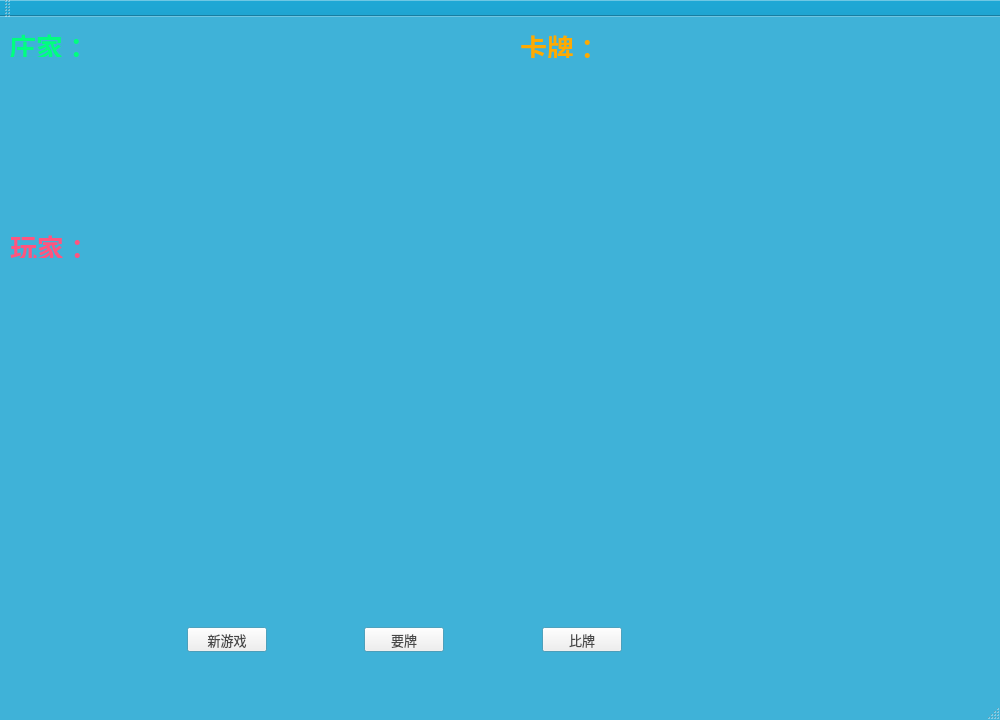
<?xml version="1.0" encoding="UTF-8"?>
<ui version="4.0">
 <class>MainWindow</class>
 <widget class="QMainWindow" name="MainWindow">
  <property name="geometry">
   <rect>
    <x>0</x>
    <y>0</y>
    <width>1000</width>
    <height>720</height>
   </rect>
  </property>
  <property name="minimumSize">
   <size>
    <width>400</width>
    <height>300</height>
   </size>
  </property>
  <property name="maximumSize">
   <size>
    <width>1280</width>
    <height>720</height>
   </size>
  </property>
  <property name="palette">
   <palette>
    <active>
     <colorrole role="ButtonText">
      <brush brushstyle="SolidPattern">
       <color alpha="196">
        <red>20</red>
        <green>20</green>
        <blue>20</blue>
       </color>
      </brush>
     </colorrole>
     <colorrole role="Base">
      <brush brushstyle="SolidPattern">
       <color alpha="255">
        <red>46</red>
        <green>47</green>
        <blue>48</blue>
       </color>
      </brush>
     </colorrole>
     <colorrole role="Window">
      <brush brushstyle="SolidPattern">
       <color alpha="128">
        <red>0</red>
        <green>153</green>
        <blue>204</blue>
       </color>
      </brush>
     </colorrole>
    </active>
    <inactive>
     <colorrole role="ButtonText">
      <brush brushstyle="SolidPattern">
       <color alpha="196">
        <red>20</red>
        <green>20</green>
        <blue>20</blue>
       </color>
      </brush>
     </colorrole>
     <colorrole role="Base">
      <brush brushstyle="SolidPattern">
       <color alpha="255">
        <red>46</red>
        <green>47</green>
        <blue>48</blue>
       </color>
      </brush>
     </colorrole>
     <colorrole role="Window">
      <brush brushstyle="SolidPattern">
       <color alpha="128">
        <red>0</red>
        <green>153</green>
        <blue>204</blue>
       </color>
      </brush>
     </colorrole>
    </inactive>
    <disabled>
     <colorrole role="ButtonText">
      <brush brushstyle="SolidPattern">
       <color alpha="96">
        <red>164</red>
        <green>166</green>
        <blue>168</blue>
       </color>
      </brush>
     </colorrole>
     <colorrole role="Base">
      <brush brushstyle="SolidPattern">
       <color alpha="128">
        <red>0</red>
        <green>153</green>
        <blue>204</blue>
       </color>
      </brush>
     </colorrole>
     <colorrole role="Window">
      <brush brushstyle="SolidPattern">
       <color alpha="128">
        <red>0</red>
        <green>153</green>
        <blue>204</blue>
       </color>
      </brush>
     </colorrole>
    </disabled>
   </palette>
  </property>
  <property name="font">
   <font>
    <family>Agency FB</family>
    <pointsize>12</pointsize>
   </font>
  </property>
  <property name="windowTitle">
   <string>21点</string>
  </property>
  <property name="windowOpacity">
   <double>1.000000000000000</double>
  </property>
  <property name="autoFillBackground">
   <bool>true</bool>
  </property>
  <property name="unifiedTitleAndToolBarOnMac">
   <bool>false</bool>
  </property>
  <widget class="QWidget" name="centralWidget">
   <widget class="QLabel" name="label">
    <property name="geometry">
     <rect>
      <x>9</x>
      <y>9</y>
      <width>91</width>
      <height>31</height>
     </rect>
    </property>
    <property name="text">
     <string>&lt;html&gt;&lt;head/&gt;&lt;body&gt;&lt;p&gt;&lt;span style=&quot; font-size:20pt; font-weight:600; color:#00ff7f;&quot;&gt;庄家：&lt;/span&gt;&lt;/p&gt;&lt;/body&gt;&lt;/html&gt;</string>
    </property>
   </widget>
   <widget class="QLabel" name="label_3">
    <property name="geometry">
     <rect>
      <x>520</x>
      <y>10</y>
      <width>71</width>
      <height>31</height>
     </rect>
    </property>
    <property name="text">
     <string>&lt;html&gt;&lt;head/&gt;&lt;body&gt;&lt;p&gt;&lt;span style=&quot; font-size:20pt; font-weight:600; color:#ffaa00;&quot;&gt;卡牌：&lt;/span&gt;&lt;/p&gt;&lt;/body&gt;&lt;/html&gt;</string>
    </property>
   </widget>
   <widget class="QLabel" name="label_2">
    <property name="geometry">
     <rect>
      <x>10</x>
      <y>210</y>
      <width>71</width>
      <height>31</height>
     </rect>
    </property>
    <property name="text">
     <string>&lt;html&gt;&lt;head/&gt;&lt;body&gt;&lt;p&gt;&lt;span style=&quot; font-size:20pt; font-weight:600; color:#ff557f;&quot;&gt;玩家：&lt;/span&gt;&lt;/p&gt;&lt;/body&gt;&lt;/html&gt;</string>
    </property>
   </widget>
   <widget class="QPushButton" name="newGameButton">
    <property name="geometry">
     <rect>
      <x>187</x>
      <y>610</y>
      <width>80</width>
      <height>25</height>
     </rect>
    </property>
    <property name="font">
     <font>
      <pointsize>10</pointsize>
     </font>
    </property>
    <property name="text">
     <string>新游戏</string>
    </property>
   </widget>
   <widget class="QPushButton" name="addCardButton">
    <property name="geometry">
     <rect>
      <x>364</x>
      <y>610</y>
      <width>80</width>
      <height>25</height>
     </rect>
    </property>
    <property name="font">
     <font>
      <pointsize>10</pointsize>
     </font>
    </property>
    <property name="text">
     <string>要牌</string>
    </property>
   </widget>
   <widget class="QPushButton" name="compareButton">
    <property name="geometry">
     <rect>
      <x>542</x>
      <y>610</y>
      <width>80</width>
      <height>25</height>
     </rect>
    </property>
    <property name="font">
     <font>
      <pointsize>10</pointsize>
     </font>
    </property>
    <property name="text">
     <string>比牌</string>
    </property>
   </widget>
   <widget class="QLabel" name="messageLabel">
    <property name="geometry">
     <rect>
      <x>20</x>
      <y>460</y>
      <width>511</width>
      <height>31</height>
     </rect>
    </property>
    <property name="palette">
     <palette>
      <active>
       <colorrole role="WindowText">
        <brush brushstyle="SolidPattern">
         <color alpha="255">
          <red>255</red>
          <green>209</green>
          <blue>43</blue>
         </color>
        </brush>
       </colorrole>
       <colorrole role="Base">
        <brush brushstyle="SolidPattern">
         <color alpha="255">
          <red>46</red>
          <green>47</green>
          <blue>48</blue>
         </color>
        </brush>
       </colorrole>
       <colorrole role="Window">
        <brush brushstyle="SolidPattern">
         <color alpha="128">
          <red>49</red>
          <green>235</green>
          <blue>244</blue>
         </color>
        </brush>
       </colorrole>
      </active>
      <inactive>
       <colorrole role="WindowText">
        <brush brushstyle="SolidPattern">
         <color alpha="255">
          <red>255</red>
          <green>209</green>
          <blue>43</blue>
         </color>
        </brush>
       </colorrole>
       <colorrole role="Base">
        <brush brushstyle="SolidPattern">
         <color alpha="255">
          <red>46</red>
          <green>47</green>
          <blue>48</blue>
         </color>
        </brush>
       </colorrole>
       <colorrole role="Window">
        <brush brushstyle="SolidPattern">
         <color alpha="128">
          <red>49</red>
          <green>235</green>
          <blue>244</blue>
         </color>
        </brush>
       </colorrole>
      </inactive>
      <disabled>
       <colorrole role="WindowText">
        <brush brushstyle="SolidPattern">
         <color alpha="96">
          <red>164</red>
          <green>166</green>
          <blue>168</blue>
         </color>
        </brush>
       </colorrole>
       <colorrole role="Base">
        <brush brushstyle="SolidPattern">
         <color alpha="128">
          <red>49</red>
          <green>235</green>
          <blue>244</blue>
         </color>
        </brush>
       </colorrole>
       <colorrole role="Window">
        <brush brushstyle="SolidPattern">
         <color alpha="128">
          <red>49</red>
          <green>235</green>
          <blue>244</blue>
         </color>
        </brush>
       </colorrole>
      </disabled>
     </palette>
    </property>
    <property name="font">
     <font>
      <family>Arial Rounded MT Bold</family>
      <pointsize>18</pointsize>
     </font>
    </property>
    <property name="text">
     <string/>
    </property>
   </widget>
   <widget class="QLabel" name="scoreLabel">
    <property name="geometry">
     <rect>
      <x>103</x>
      <y>210</y>
      <width>261</width>
      <height>31</height>
     </rect>
    </property>
    <property name="palette">
     <palette>
      <active>
       <colorrole role="WindowText">
        <brush brushstyle="SolidPattern">
         <color alpha="255">
          <red>170</red>
          <green>255</green>
          <blue>0</blue>
         </color>
        </brush>
       </colorrole>
      </active>
      <inactive>
       <colorrole role="WindowText">
        <brush brushstyle="SolidPattern">
         <color alpha="255">
          <red>170</red>
          <green>255</green>
          <blue>0</blue>
         </color>
        </brush>
       </colorrole>
      </inactive>
      <disabled>
       <colorrole role="WindowText">
        <brush brushstyle="SolidPattern">
         <color alpha="96">
          <red>164</red>
          <green>166</green>
          <blue>168</blue>
         </color>
        </brush>
       </colorrole>
      </disabled>
     </palette>
    </property>
    <property name="font">
     <font>
      <family>Arial Narrow</family>
      <pointsize>14</pointsize>
      <italic>false</italic>
     </font>
    </property>
    <property name="text">
     <string/>
    </property>
   </widget>
   <widget class="QWidget" name="layoutWidget">
    <property name="geometry">
     <rect>
      <x>520</x>
      <y>20</y>
      <width>461</width>
      <height>441</height>
     </rect>
    </property>
    <layout class="QVBoxLayout" name="verticalLayout" stretch="0,1,0,3,4,0">
     <property name="spacing">
      <number>0</number>
     </property>
     <property name="sizeConstraint">
      <enum>QLayout::SetNoConstraint</enum>
     </property>
     <property name="bottomMargin">
      <number>0</number>
     </property>
     <item>
      <layout class="QHBoxLayout" name="horizontalLayout"/>
     </item>
     <item>
      <layout class="QHBoxLayout" name="subTableLayout3">
       <property name="sizeConstraint">
        <enum>QLayout::SetNoConstraint</enum>
       </property>
       <property name="leftMargin">
        <number>0</number>
       </property>
       <property name="topMargin">
        <number>0</number>
       </property>
       <property name="rightMargin">
        <number>10</number>
       </property>
      </layout>
     </item>
     <item>
      <layout class="QHBoxLayout" name="subTableLayout2">
       <property name="sizeConstraint">
        <enum>QLayout::SetNoConstraint</enum>
       </property>
       <property name="leftMargin">
        <number>10</number>
       </property>
       <property name="rightMargin">
        <number>10</number>
       </property>
      </layout>
     </item>
     <item>
      <layout class="QHBoxLayout" name="subTableLayout4">
       <property name="sizeConstraint">
        <enum>QLayout::SetNoConstraint</enum>
       </property>
       <property name="rightMargin">
        <number>10</number>
       </property>
      </layout>
     </item>
     <item>
      <layout class="QHBoxLayout" name="subTableLayout1">
       <property name="sizeConstraint">
        <enum>QLayout::SetNoConstraint</enum>
       </property>
       <property name="leftMargin">
        <number>10</number>
       </property>
       <property name="rightMargin">
        <number>10</number>
       </property>
       <property name="bottomMargin">
        <number>10</number>
       </property>
      </layout>
     </item>
     <item>
      <spacer name="verticalSpacer">
       <property name="orientation">
        <enum>Qt::Vertical</enum>
       </property>
       <property name="sizeHint" stdset="0">
        <size>
         <width>20</width>
         <height>40</height>
        </size>
       </property>
      </spacer>
     </item>
    </layout>
   </widget>
   <widget class="QWidget" name="layoutWidget">
    <property name="geometry">
     <rect>
      <x>9</x>
      <y>24</y>
      <width>461</width>
      <height>171</height>
     </rect>
    </property>
    <layout class="QHBoxLayout" name="bankerLayout"/>
   </widget>
   <widget class="QWidget" name="layoutWidget">
    <property name="geometry">
     <rect>
      <x>10</x>
      <y>230</y>
      <width>461</width>
      <height>194</height>
     </rect>
    </property>
    <layout class="QHBoxLayout" name="playerLayout"/>
   </widget>
  </widget>
  <widget class="QMenuBar" name="menuBar">
   <property name="geometry">
    <rect>
     <x>0</x>
     <y>0</y>
     <width>1000</width>
     <height>22</height>
    </rect>
   </property>
  </widget>
  <widget class="QToolBar" name="mainToolBar">
   <attribute name="toolBarArea">
    <enum>TopToolBarArea</enum>
   </attribute>
   <attribute name="toolBarBreak">
    <bool>false</bool>
   </attribute>
  </widget>
  <widget class="QStatusBar" name="statusBar"/>
 </widget>
 <layoutdefault spacing="6" margin="11"/>
 <resources/>
 <connections/>
</ui>
